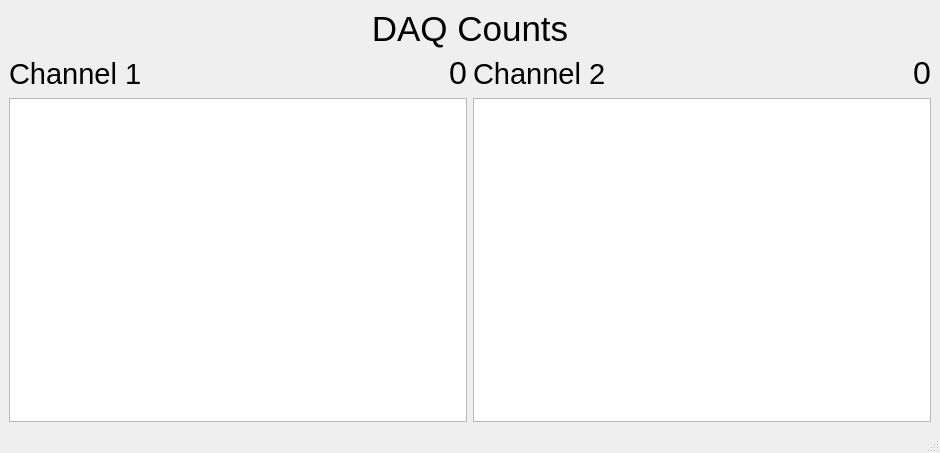
<?xml version="1.0" encoding="UTF-8"?>
<ui version="4.0">
 <class>MainWindow</class>
 <widget class="QMainWindow" name="MainWindow">
  <property name="geometry">
   <rect>
    <x>0</x>
    <y>0</y>
    <width>940</width>
    <height>453</height>
   </rect>
  </property>
  <property name="windowTitle">
   <string>DAQ Counter</string>
  </property>
  <widget class="QWidget" name="centralwidget">
   <layout class="QVBoxLayout" name="verticalLayout_3">
    <item>
     <widget class="QLabel" name="label_11">
      <property name="font">
       <font>
        <pointsize>26</pointsize>
       </font>
      </property>
      <property name="layoutDirection">
       <enum>Qt::LeftToRight</enum>
      </property>
      <property name="text">
       <string>&lt;html&gt;&lt;head/&gt;&lt;body&gt;&lt;p align=&quot;center&quot;&gt;DAQ Counts&lt;/p&gt;&lt;/body&gt;&lt;/html&gt;</string>
      </property>
     </widget>
    </item>
    <item>
     <layout class="QHBoxLayout" name="horizontalLayout_3">
      <item>
       <layout class="QVBoxLayout" name="verticalLayout">
        <item>
         <layout class="QHBoxLayout" name="horizontalLayout">
          <item>
           <widget class="QLabel" name="label_12">
            <property name="font">
             <font>
              <pointsize>22</pointsize>
             </font>
            </property>
            <property name="text">
             <string>Channel 1</string>
            </property>
           </widget>
          </item>
          <item>
           <widget class="QLabel" name="daq_channel1">
            <property name="font">
             <font>
              <pointsize>24</pointsize>
             </font>
            </property>
            <property name="text">
             <string>&lt;html&gt;&lt;head/&gt;&lt;body&gt;&lt;p align=&quot;right&quot;&gt;0&lt;/p&gt;&lt;/body&gt;&lt;/html&gt;</string>
            </property>
           </widget>
          </item>
         </layout>
        </item>
        <item>
         <widget class="PlotWidget" name="countTrace1"/>
        </item>
       </layout>
      </item>
      <item>
       <layout class="QVBoxLayout" name="verticalLayout_2">
        <item>
         <layout class="QHBoxLayout" name="horizontalLayout_2">
          <item>
           <widget class="QLabel" name="label_13">
            <property name="font">
             <font>
              <pointsize>22</pointsize>
             </font>
            </property>
            <property name="text">
             <string>Channel 2</string>
            </property>
           </widget>
          </item>
          <item>
           <widget class="QLabel" name="daq_channel2">
            <property name="font">
             <font>
              <pointsize>24</pointsize>
             </font>
            </property>
            <property name="text">
             <string>&lt;html&gt;&lt;head/&gt;&lt;body&gt;&lt;p align=&quot;right&quot;&gt;0&lt;/p&gt;&lt;/body&gt;&lt;/html&gt;</string>
            </property>
           </widget>
          </item>
         </layout>
        </item>
        <item>
         <widget class="PlotWidget" name="countTrace2"/>
        </item>
       </layout>
      </item>
     </layout>
    </item>
   </layout>
  </widget>
  <widget class="QMenuBar" name="menubar">
   <property name="geometry">
    <rect>
     <x>0</x>
     <y>0</y>
     <width>940</width>
     <height>21</height>
    </rect>
   </property>
  </widget>
  <widget class="QStatusBar" name="statusbar"/>
 </widget>
 <customwidgets>
  <customwidget>
   <class>PlotWidget</class>
   <extends>QGraphicsView</extends>
   <header>pyqtgraph</header>
  </customwidget>
 </customwidgets>
 <resources/>
 <connections/>
</ui>
